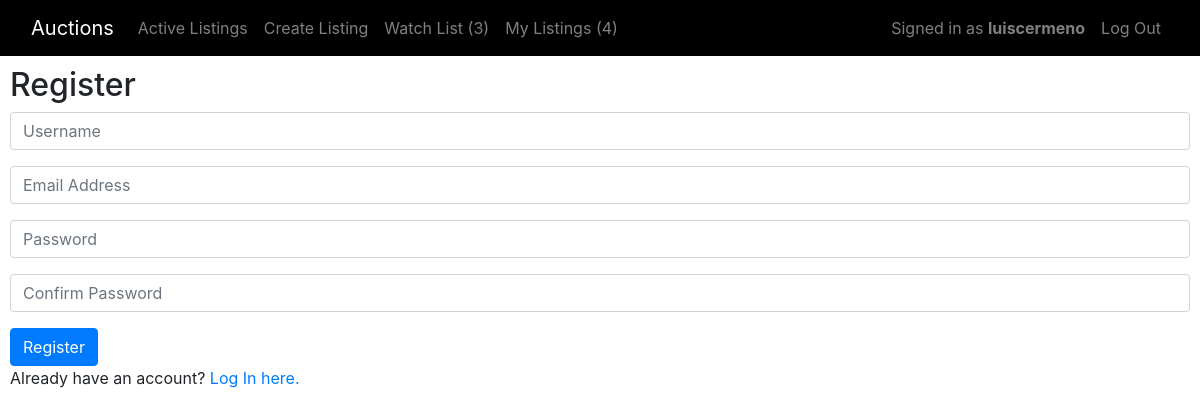
/register (signed in), run on the app's committed database.
### auctions/models.py (models this page shows, shortened)
class User(AbstractUser):
    def __str__(self):
        return f"{self.username}"

class WatchList(models.Model):
    user = models.OneToOneField(User, on_delete=models.CASCADE, related_name='watchlist')
    listings = models.ManyToManyField(Listing, blank=True, related_name='listings')

### auctions/views.py (the view)
# urls.py: path("register", views.register, name="register"),
def register(request):
    if request.method == "POST":
        username = request.POST["username"]
        email = request.POST["email"]
        password = request.POST["password"]
        confirmation = request.POST["confirmation"]
        if password != confirmation:
            return render(request, "auctions/register.html", {
                "message": "Passwords must match."
            })
        try:
            user = User.objects.create_user(username, email, password)
            user.save()
        except IntegrityError:
            return render(request, "auctions/register.html", {
                "message": "Username already taken."
            })
        login(request, user)
        return HttpResponseRedirect(reverse("index"))
    else:
        return render(request, "auctions/register.html")

### auctions/templates/auctions/register.html (shortened to what this page needs)
{% extends "auctions/layout.html" %}
{% block body %}
    <h2>Register</h2>
    <form action="{% url 'register' %}" method="post">
        <div class="form-group">
            <input class="form-control" autofocus type="text" name="username" placeholder="Username">
        </div>
        <div class="form-group">
            <input class="form-control" type="email" name="email" placeholder="Email Address">
        </div>
        <div class="form-group">
            <input class="form-control" type="password" name="password" placeholder="Password">
        </div>
        <div class="form-group">
            <input class="form-control" type="password" name="confirmation" placeholder="Confirm Password">
        </div>
        <input class="btn btn-primary" type="submit" value="Register">
    </form>
    Already have an account? <a href="{% url 'login' %}">Log In here.</a>
{% endblock %}

### auctions/templates/auctions/layout.html (shortened to what this page needs)
{% load static %}
<!DOCTYPE html>
<html lang="en">
    <head>
        <link rel="stylesheet" href="https://stackpath.bootstrapcdn.com/bootstrap/4.4.1/css/bootstrap.min.css">
        <link href="{% static 'auctions/styles.css' %}" rel="stylesheet">
    </head>
    <body>
        <nav class="navbar navbar-expand-lg navbar-dark sticky-top">
            <div class="container-fluid">
                <a class="navbar-brand" href="{% url 'index' %}">Auctions</a>
                <div class="collapse navbar-collapse" id="navbarNavAltMarkup">
                    <ul class="navbar-nav mr-auto">
                        <li class="nav-item {% block nav_item_listings %}{% endblock nav_item_listings %}">
                            <a class="nav-link" aria-current="page" href="{% url 'index' %}">Active Listings</a>
                        </li>
                        {% if user.is_authenticated %}
                        <li class="nav-item {% block nav_item_create %}{% endblock nav_item_create %}">
                            <a class="nav-link" href="{% url 'create' %}">Create Listing</a>
                        </li>
                        <li class="nav-item {% block nav_item_watchlist %}{% endblock nav_item_watchlist %}">
                            <a class="nav-link" href="{% url 'watchlist' %}">
                                Watch List
                                <span>
                                {% if user.watchlist.listings.all.count > 0 %}
                                    ({{ user.watchlist.listings.all.count}})
                                {% else %}
                                    (0)
                                {% endif %}
                                </span>
                            </a>
                        </li>
                        <li class="nav-item {% block nav_item_myListings %}{% endblock nav_item_myListings %}">
                            <a class="nav-link" href="{% url 'myListings' %}">
                                My Listings
                                <span>
                                    {% if user.listings.all.count > 0 %}
                                        ({{ user.listings.all.count}})
                                    {% else %}
                                        (0)
                                    {% endif %}
                                </span>
                            </a>
                        </li>
                        {% endif %}
                    </ul>
                    <ul class="navbar-nav ml-auto">
                        {% if user.is_authenticated %}
                        <li class="nav-item">
                            <a class="nav-link" href="#">
                                    Signed in as <strong>{{ user.username }}</strong>
                            </a>
                        </li>
                        <li class="nav-item">
                            <a class="nav-link" href="{% url 'logout' %}">Log Out</a>
                        </li>
                        {% endif %}
                    </ul>
                </div>
            </div>
        </nav>
        <div class="main">
        {% block body %}
        {% endblock %}
        </div>
    </body>
</html>

### auctions/static/auctions/styles.css (style rules this page uses)
.main { padding: 10px; }
.navbar { background-color: black; }

### data on the page
User: watchlist.listings.all.count "3", listings.all.count "4", username "luiscermeno"
